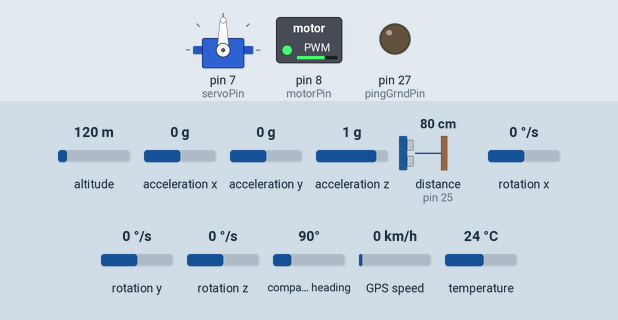
Recording of a sketch running on a simulated Arduino Mega 2560, built with avr-gcc and run on an emulated ATmega2560. On the bench: servo, switched loads named in the sketch (green lamp = pin HIGH), output pins drawn as LEDs (lit = HIGH). Wiring (inferred from the names in the program): ultrasonic range finder: trigger pin 23; echo pin 25. The test bench sets the inputs (shaded band); at power-on: rotation z 0 °/s, distance to the obstacle (sensor on pin 25) 80 cm, compass heading 90°, altitude 120 m, acceleration x 0 g, acceleration y 0 g, acceleration z 1 g, rotation x 0 °/s, rotation y 0 °/s, GPS speed 0 km/h, temperature 24 °C. The echo pulse lasts 58.3 µs per cm; the GPS gets a fix after 3 s at 37.7749, -122.4194 with 8 satellites; pins used as bus, display or sensor lines are not drawn.

Above: at 1.2 s.
1.3 s: rotation z set to 192 °/s
At 2.76 s:
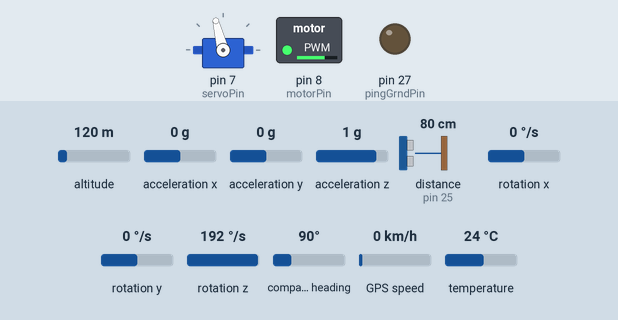
4.8 s: distance to the obstacle (sensor on pin 25) set to 2 cm
At 5.32 s:
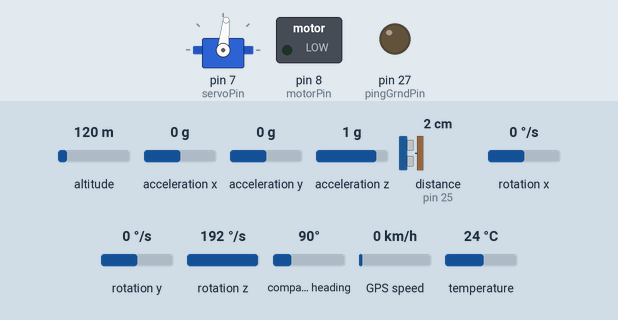
8.3 s: distance to the obstacle (sensor on pin 25) set to 19 cm
11.8 s: distance to the obstacle (sensor on pin 25) set to 23 cm
At 12.1 s:
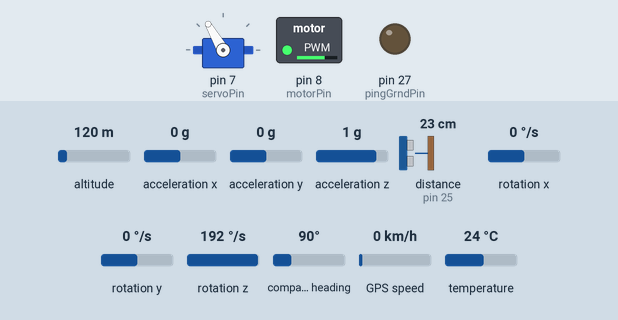
13.3 s: compass heading set to 352°
Timing chart, 0 to 22.3 s (numbered marks = the images above; inputs shaded):
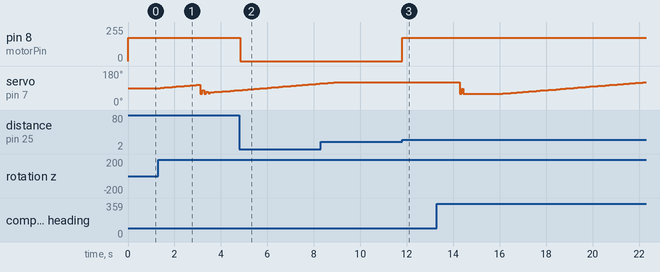

The sketch:

PID_controller.ino
```cpp
#include <SPI.h>
#include <Adafruit_LSM9DS1.h>
#include <Adafruit_Sensor.h>
#include <Servo.h>


#include <Adafruit_GPS.h>
#include <Adafruit_Sensor.h>

#define servoPin 7 // pin for servo signal
#define pingTrigPin 23 // ping sensor trigger pin (output from Arduino)
#define pingEchoPin 25 // ping sensor echo pin (input to Arduino)
#define pingGrndPin 27 // ping sensor ground pin (use digital pin as ground)
#define motorPin 8
#define LSM9DS1_SCK 52  //BDK-mega
#define LSM9DS1_MISO 50 //BDK-mega
#define LSM9DS1_MOSI 51 //BDK-mega
#define LSM9DS1_XGCS 49 //BDK-mega
#define LSM9DS1_MCS 47 //BDK-mega

#include <Wire.h>

#define SLAVE_ADDRESS 0x04

//
// global variables
// (yucky but needed to make i2c interrupts work later)
//

unsigned long start_time;
unsigned long end_time;

float gpsLat;
float gpsLon;
float gpsV;
float gpsPsi;
int gpsNSat;


Adafruit_LSM9DS1 lsm = Adafruit_LSM9DS1(LSM9DS1_XGCS, LSM9DS1_MCS);
Servo steeringServo;

float pingDistanceCM = 0.0;
byte motorPWM=175;

HardwareSerial mySerial = Serial1;
Adafruit_GPS GPS(&Serial1);

//
// global variables
// (yucky but needed to make i2c interrupts work)
//


void setup() {

    Serial.begin(115200);

    //  Activate Interrupt for GPS
    OCR0A = 0xAF;
    TIMSK0 |= _BV(OCIE0A);

    GPS.begin(9600);
    GPS.sendCommand(PMTK_SET_NMEA_OUTPUT_RMCONLY); // minimum information only
    GPS.sendCommand(PMTK_SET_NMEA_UPDATE_1HZ);   // 1 Hz update rate

  if (!lsm.begin())
    {
      Serial.println("Oops ... unable to initialize the LSM9DS1. Check your wiring!");
      while (1);
    }
    //Serial.println("Found LSM9DS1 9DOF");
    //
    // set ranges for sensor
    //
    lsm.setupAccel(lsm.LSM9DS1_ACCELRANGE_2G);
    lsm.setupMag(lsm.LSM9DS1_MAGGAIN_4GAUSS);
    lsm.setupGyro(lsm.LSM9DS1_GYROSCALE_245DPS);

    steeringServo.attach(servoPin);


//
//  set up the ping sensor pins
//
    pinMode(pingGrndPin,OUTPUT);
    digitalWrite(pingGrndPin,LOW);
    pinMode(pingTrigPin,OUTPUT);
    pinMode(pingEchoPin,INPUT);
    pinMode(motorPin,OUTPUT);
    analogWrite(motorPin,0);

    Wire.begin(SLAVE_ADDRESS);
    Wire.onReceive(receiveDataI2C);
    Wire.onRequest(sendDataI2C);
}

//  This Interrupt is called once a millisecond, looks for any new GPS data, and stores it
SIGNAL(TIMER0_COMPA_vect) {
   char c = GPS.read();
}


//////////////////////////////////////////////////////////////////
void loop() {

  //
//  get the ping distance
//

    start_time = millis();
    getPingDistanceCM();

    analogWrite(motorPin,motorPWM);
    if (pingDistanceCM < 20.0)
    {
     analogWrite(motorPin,0);
    }
    else
    {
     analogWrite(motorPin,motorPWM);
    }

  //  parse GPS when available (set by interrupt)
//
    if (GPS.newNMEAreceived())
    {
       if (!GPS.parse(GPS.lastNMEA()))   // this also sets the newNMEAreceived() flag to false
       {
          Serial.println("GPS Parse Fail");
       }
       else
       {
          gpsLat = (GPS.latitudeDegrees - 40.0);
          gpsLon = (GPS.longitudeDegrees + 75.0);
          gpsV = GPS.speed;
          gpsPsi = GPS.angle;
          gpsNSat = GPS.satellites;

          //Serial.print((int)GPS.satellites); Serial.print(' ');
          //Serial.print(GPS.hour, DEC); Serial.print(':');
          //Serial.print(GPS.minute, DEC); Serial.print(':');
          //Serial.print(GPS.seconds, DEC); Serial.print('.');
          //Serial.print(GPS.milliseconds); Serial.print(' ');

          //Serial.print(gpsLat,5); Serial.print(", "); Serial.print(gpsLon,5);
       }
    }


    lsm.read();  /* ask it to read in the data */
    sensors_event_t a, m, g, temp;
    lsm.getEvent(&a, &m, &g, &temp);
    //Serial.print("Accel X: "); Serial.print(a.acceleration.x); Serial.print(" m/s^2");
    //Serial.print("\tY: "); Serial.print(a.acceleration.y);     Serial.print(" m/s^2 ");
    //Serial.print("\tZ: "); Serial.print(a.acceleration.z);     Serial.println(" m/s^2 ");

    //Serial.print("Mag X: "); Serial.print(m.magnetic.x);   Serial.print(" gauss");
    //Serial.print("\tY: "); Serial.print(m.magnetic.y);     Serial.print(" gauss");
    //Serial.print("\tZ: "); Serial.print(m.magnetic.z);     Serial.println(" gauss");

    //Serial.print("Gyro X: "); Serial.print(g.gyro.x);   Serial.print(" dps");
    //Serial.print("\tY: "); Serial.print(g.gyro.y);      Serial.print(" dps");
    //Serial.print("\tZ: "); Serial.print(g.gyro.z);      Serial.println(" dps");


    static float delta_t = 0.5;

    float prop_gain = 0.5;

    float heading_angle = 90.0;

    static float est_heading = 0.0;

    static float est_imu_heading = 0.0;

    static float est_gps_heading = 0.0;

    static float filtered = 0.0;

    static float tao = 0.318;

    //complementary filter

    est_imu_heading += g.gyro.z * delta_t ;

    float modgps = gpsPsi - est_imu_heading;

    filtered += (delta_t / tao) * (modgps - est_imu_heading - filtered);

    est_heading = filtered + est_imu_heading;

    //Serial.print(est_heading);

    float servo_angle = heading_angle - prop_gain * est_heading;

    steeringServo.write(constrain(servo_angle, heading_angle - 30, heading_angle + 30));

//
//  pause 0.05 second
//
    end_time = millis();

  delay (80);

}

////////////////////////////////////////////////////////////
// Ping Sensor -- update value of pingDistanceCM
////////////////////////////////////////////////////////////
void getPingDistanceCM()
{
  //
  // 3000 us timeout implies maximum distance is 51cm
  // but in practice, actual max larger?
  //
  const long timeout_us = 3000;
  //
  // pingTrigPin = trigger pin
  // pingEchoPin = echo pin
  // The PING))) is triggered by a HIGH pulse of 2 or more microseconds.
  // Give a short LOW pulse beforehand to ensure a clean HIGH pulse:
  //
  digitalWrite(pingTrigPin, LOW);
  delayMicroseconds(2);
  digitalWrite(pingTrigPin, HIGH);
  delayMicroseconds(5);
  digitalWrite(pingTrigPin, LOW);
  //
  // The echo pin is used to read the signal from the PING))): a HIGH
  // pulse whose duration is the time (in microseconds) from the sending
  // of the ping to the reception of its echo off of an object.
  //
  unsigned long echo_time;
  echo_time = pulseIn(pingEchoPin, HIGH, timeout_us);
  if (echo_time == 0)
 {
    echo_time = timeout_us;
 }
  //
  // return the distance in centimeters
  // distance = (10^-6) * (echo_time_us) * (speed of sound m/s) * (100 cm/m) / 2
  // divide by 2 because we measure "round trip" time for echo
  // (0.000001 * echo_time_us * 340.0 * 100.0 / 2.0)
  // = 0.017*echo_time
  //
  pingDistanceCM = constrain(0.017*echo_time,5.0,50.0);


}

void receiveDataI2C(int nPoints) {
        float dataBuffer[2];
        dataBuffer[0] = 32;
        dataBuffer[1] = 13;
        Wire.write((byte*) &dataBuffer[0], 2*sizeof(float));
        Serial.println("sending floats");
}

void sendDataI2C(void) {
        float dataBuffer[2];
        dataBuffer[0] = 32;
        dataBuffer[1] = 13;
        Wire.write((byte*) &dataBuffer[0], 2*sizeof(float));
        Serial.println("sending floats");
}
```

Measured:
- the behaviour switches between 20 and 21 cm on distance to the obstacle (sensor on pin 25) (found by bisection; images 2 and 3)
- after the input at 4.8 s, pin 8 (motorPin): 175/255 → 0/255 at once
- after the input at 11.8 s, pin 8 (motorPin): 0/255 → 175/255 at once
